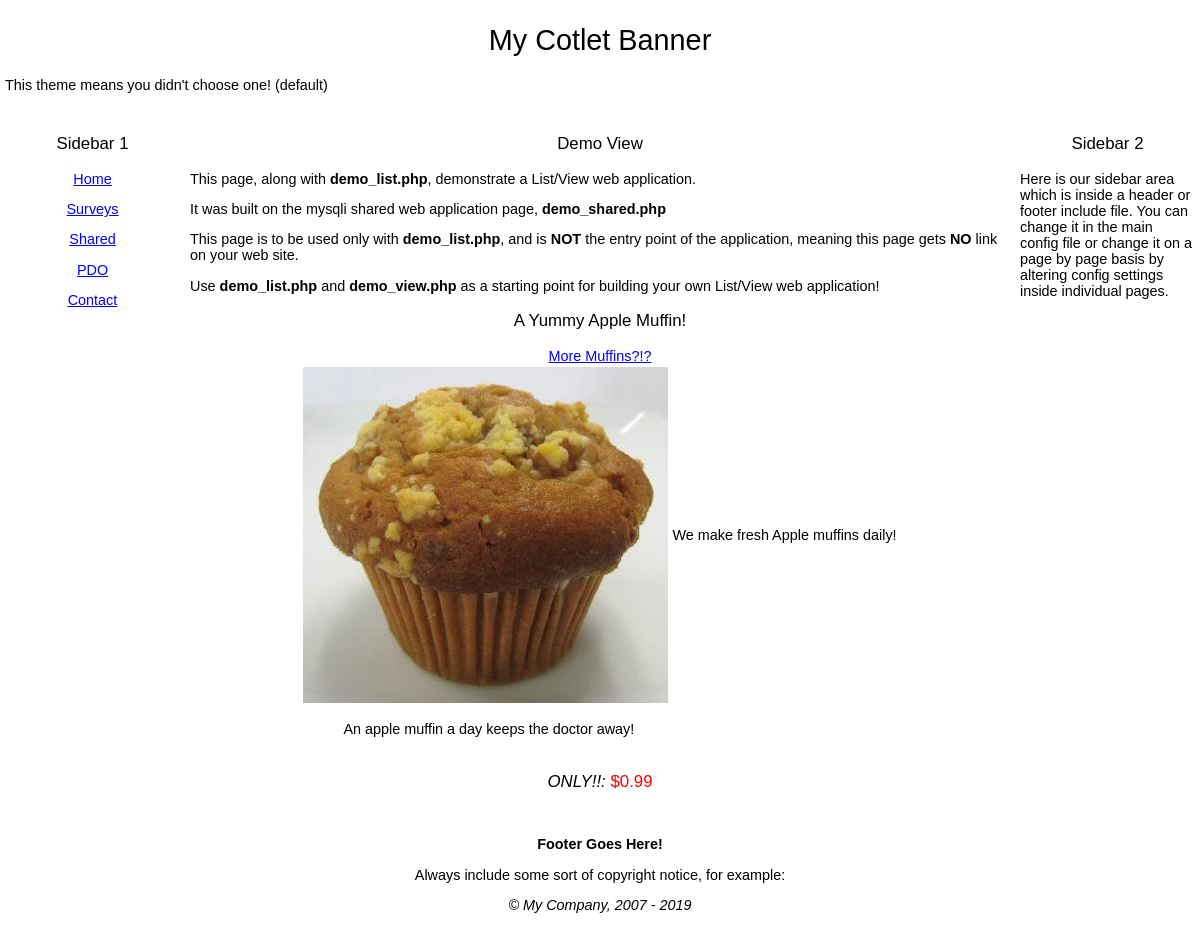
The app's page /demo-orig/demo_view.php?id=1 with its own data.
### tables this page shows
create table test_Muffins
( MuffinID int unsigned not null auto_increment primary key,
MuffinName varchar(60),
Description text,
MetaDescription varchar(255),
MetaKeywords varchar(255),
Price decimal(5,2)
);

### demo-orig/demo_view.php (the view, shortened to what this page needs)
<?php
require '../inc_0700/config_inc.php';
if(isset($_GET['id']) && (int)$_GET['id'] > 0){
	 $myID = (int)$_GET['id'];
}else{
	myRedirect(VIRTUAL_PATH . "demo/demo_list.php");
}
$sql = "select MuffinName,Description,MetaDescription,MetaKeywords,Price from test_Muffins where MuffinID = " . $myID;
$foundRecord = FALSE;
$result = mysqli_query(IDB::conn(),$sql) or die(trigger_error(mysqli_error(IDB::conn()), E_USER_ERROR));
if(mysqli_num_rows($result) > 0)
{
	   $foundRecord = TRUE;
	   while ($row = mysqli_fetch_assoc($result))
	   {
			$MuffinName = dbOut($row['MuffinName']);
			$Description = dbOut($row['Description']);
			$Price = (float)$row['Price'];
	   }
}
?>
<h3 align="center"><?=smartTitle();?></h3>
<p>This page, along with <b>demo_list.php</b>, demonstrate a List/View web application.</p>
<p>It was built on the mysqli shared web application page, <b>demo_shared.php</b></p>
<p>This page is to be used only with <b>demo_list.php</b>, and is <b>NOT</b> the entry point of the application, meaning this page gets <b>NO</b> link on your web site.</p>
<p>Use <b>demo_list.php</b> and <b>demo_view.php</b> as a starting point for building your own List/View web application!</p>
<?php
if($foundRecord)
{
?>
	<h3 align="center">A Yummy <?=$MuffinName;?> Muffin!</h3>
	<div align="center"><a href="<?=VIRTUAL_PATH;?>demo/demo_list.php">More Muffins?!?</a></div>
	<table align="center">
		<tr>
			<td><img src="<?=VIRTUAL_PATH;?>upload/m<?=$myID;?>.jpg" /></td>
			<td>We make fresh <?=$MuffinName;?> muffins daily!</td>
		</tr>
		<tr>
			<td colspan="2">
				<blockquote><?=$Description;?></blockquote>
			</td>
		</tr>
		<tr>
			<td align="center" colspan="2">
				<h3><i>ONLY!!:</i> <font color="red">$<?=number_format($Price,2);?></font></h3>
			</td>
		</tr>
	</table>
<?
}else{
    echo '<div align="center">What! No such muffin? There must be a mistake!!</div>';
    echo '<div align="center"><a href="' . VIRTUAL_PATH . 'demo/demo_list.php">Another Muffin?</a></div>';
}
?>

### wn19/include/default_style.css (style rules this page uses)
body { font-size: .9em; font-family: Verdana, Geneva, Arial, Helvetica, sans-serif; padding:0; margin:0; background-color:#FFFFFF; }
td { font-family: Verdana, Geneva, Arial, Helvetica, sans-serif; }
h1, h2, h3, h4, h5, h6 { font-weight: normal; }
a { font-family:Verdana, Arial, Helvetica, sans-serif; }
a:link { color: #00f; }

### records on screen
test_muffins: MuffinName "Apple", Description "An apple muffin a day keeps the doctor away!", Price "0.99"

### other values on screen
$config->banner "My Cotlet Banner"
$aText[0] "Home"
$aText[0] "Surveys"
$aText[0] "Shared"
$aText[0] "PDO"
$aText[0] "Contact"
smartTitle() "Demo View"
